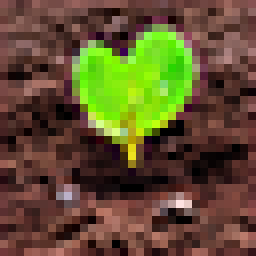
#> input picture assets/plants/strawberry/strawberry_1_2.png, 32 x 32 px (shown 8 times larger); its folder holds only this picture in this run
$ python vary_colors.py
#> lines starting #> are read from the running program, lines starting #| are printed output that depends on the picture
#> in main, img is the input picture: PIL image 32x32 RGB; mean R, G, B 95.9, 81.1, 46.6
import random
from pathlib import Path
from PIL import Image

# Roots to process
ROOTS = [
    Path("assets/tiles"),
    Path("assets/plants"),
]

# Subtle variation ranges (percent)
HUE_SHIFT_RANGE = (-3, 3)        # degrees-ish, scaled
SATURATION_RANGE = (0.98, 1.02)
BRIGHTNESS_RANGE = (0.98, 1.02)

def vary_image(img: Image.Image) -> Image.Image:
    # Convert to RGBA to preserve alpha
    img = img.convert("RGBA")
#> img: PIL image 32x32 RGBA

    # Split alpha
    r, g, b, a = img.split()
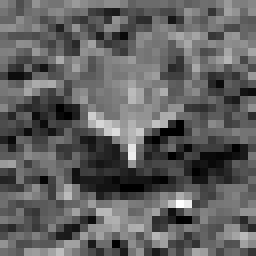
#> r: PIL image 32x32 L (shown 8 times larger); min 0, max 254, mean 95.9
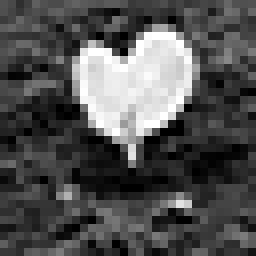
#> g: PIL image 32x32 L (shown 8 times larger); min 0, max 255, mean 81.1
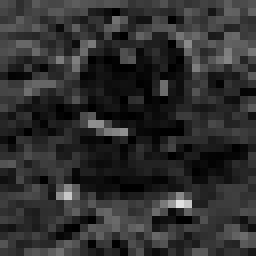
#> b: PIL image 32x32 L (shown 8 times larger); min 0, max 224, mean 46.6
#> a: PIL image 32x32 L; every value is 255

    # Convert RGB → HSV
    rgb = Image.merge("RGB", (r, g, b))
    hsv = rgb.convert("HSV")
#> hsv: PIL image 32x32 HSV; mean H, S, V 39.6, 139.3, 110.4
    h, s, v = hsv.split()
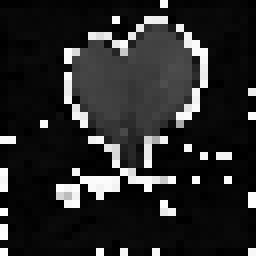
#> h: PIL image 32x32 L (shown 8 times larger); min 0, max 254, mean 39.6
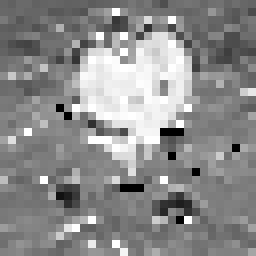
#> s: PIL image 32x32 L (shown 8 times larger); min 0, max 255, mean 139.3
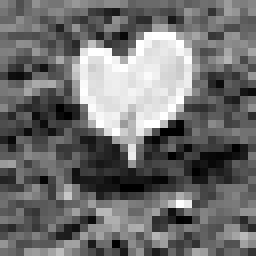
#> v: PIL image 32x32 L (shown 8 times larger); min 0, max 255, mean 110.4

    # Random adjustments
    hue_shift = random.randint(*HUE_SHIFT_RANGE)
    sat_mult = random.uniform(*SATURATION_RANGE)
    val_mult = random.uniform(*BRIGHTNESS_RANGE)

    # Apply hue shift
    h = h.point(lambda p: (p + hue_shift) % 256)

    # Apply saturation and brightness scaling
    s = s.point(lambda p: max(0, min(255, int(p * sat_mult))))
    v = v.point(lambda p: max(0, min(255, int(p * val_mult))))

    # Recombine
    hsv = Image.merge("HSV", (h, s, v))
#> hsv: PIL image 32x32 HSV; mean H, S, V 40.1, 138.1, 111.6
    rgb = hsv.convert("RGB")
    r, g, b = rgb.split()

    return Image.merge("RGBA", (r, g, b, a))


def should_skip(path: Path) -> bool:
    return any(part in {"characters", "ui"} for part in path.parts)


def main():
    pngs = []
    for root in ROOTS:
        pngs.extend(p for p in root.rglob("*.png") if not should_skip(p))

    print(f"Processing {len(pngs)} PNGs...\n")

    for path in pngs:
        img = Image.open(path)
        varied = vary_image(img)
        varied.save(path)
        print(f"✔ Varied {path}")

    print("\nDone!")


if __name__ == "__main__":
    main()
